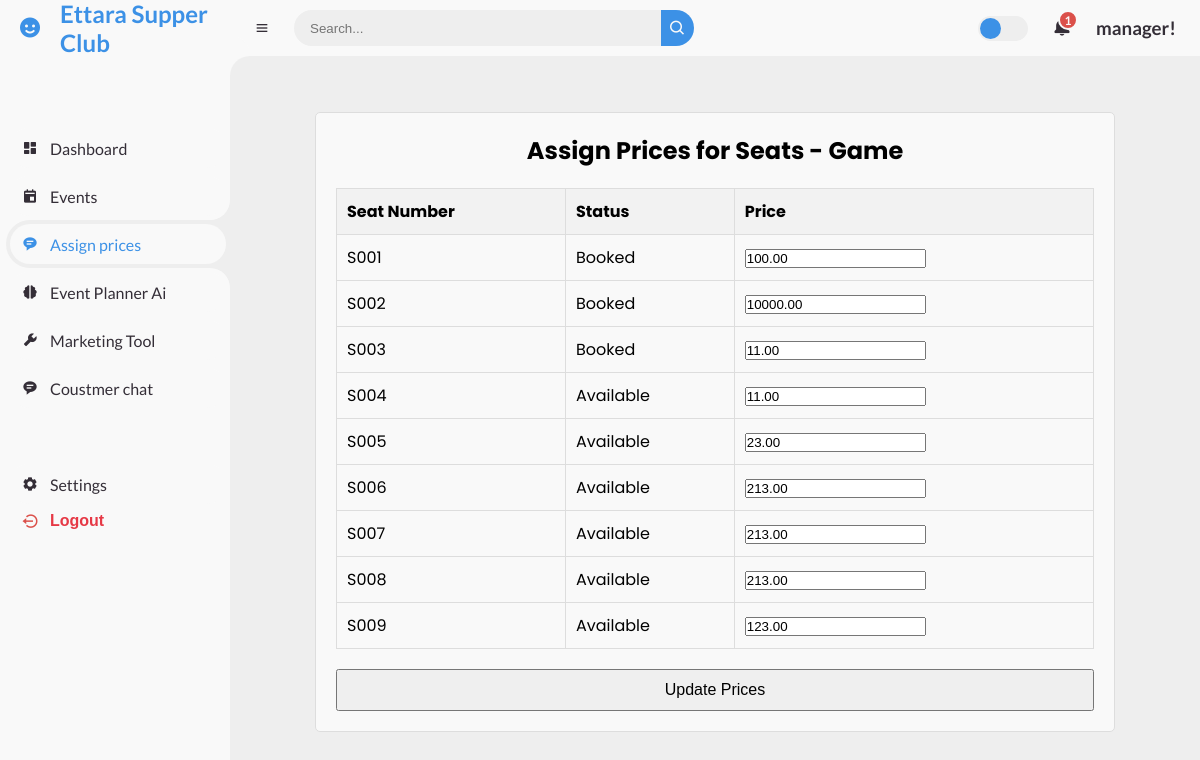
Screenshot of /manager/assign-seat-prices/10/ (signed in) with the database file from the repository.
### manager/models.py (models this page shows, shortened)
class Event(models.Model):
    title = models.CharField(max_length=100)
    description = models.TextField()
    event_date = models.DateField()  # Event Date
    event_time = models.TimeField()  # Event Time
    manager = models.ForeignKey(User, on_delete=models.CASCADE)
    is_ongoing = models.BooleanField(default=True)
    is_public = models.BooleanField(default=True)
    number_of_seats = models.PositiveIntegerField(default=0)  # Number of seats for the event
    photo_url = models.URLField(max_length=300, blank=True, null=True)  # Photo URL

### customer/models.py (models this page shows, shortened)
class Seat(models.Model):
    event = models.ForeignKey(Event, on_delete=models.CASCADE)  # Connect seat to an event
    seat_number = models.CharField(max_length=10, unique=True)  # Ensure unique seat numbers
    is_booked = models.BooleanField(default=False)
    is_locked = models.BooleanField(default=False)
    locked_until = models.DateTimeField(null=True, blank=True)  # To store the locking time
    booked_by = models.ForeignKey(User, null=True, blank=True, on_delete=models.SET_NULL)  # Store user who booked the seat
    price = models.DecimalField(max_digits=10, decimal_places=2, default=0)  # Price of the seat

### manager/views.py (the view, shortened to what this page needs)
# urls.py: path('assign-seat-prices/<int:event_id>/', views.assign_seat_prices, name='assign_seat_prices'),
@login_required
def assign_seat_prices(request, event_id):
    event = get_object_or_404(Event, id=event_id)
    seats = Seat.objects.filter(event=event)
    return render(request, 'assign_seat_prices.html', {'event': event, 'seats': seats})

### templates/assign_seat_prices.html (shortened to what this page needs)
{% extends 'managerbase.html' %}
{% block content %}
<div class="container">
    <h2>Assign Prices for Seats - {{ event.title }}</h2>
    <form method="POST">
        <table class="table table-bordered">
            <thead>
                <tr>
                    <th>Seat Number</th>
                    <th>Status</th>
                    <th>Price</th>
                </tr>
            </thead>
            <tbody>
                {% for seat in seats %}
                <tr>
                    <td>{{ seat.seat_number }}</td>
                    <td>
                        {% if seat.is_booked %}
                            <span class="text-danger">Booked</span>
                        {% elif seat.is_locked %}
                            <span class="text-warning">Locked</span>
                        {% else %}
                            <span class="text-success">Available</span>
                        {% endif %}
                    </td>
                    <td>
                        <input type="number" name="price_{{ seat.id }}" value="{{ seat.price|default:0 }}" step="0.01" min="0" class="form-control" required>
                    </td>
                </tr>
                {% endfor %}
            </tbody>
        </table>
        <button type="submit" class="btn btn-primary">Update Prices</button>
    </form>
</div>
{% endblock %}

### templates/managerbase.html (shortened to what this page needs)
{% load static %}
<!DOCTYPE html>
<html lang="en">
<head>
    <link rel="stylesheet" href="{% static 'club_platform/css/index.css' %}">
    <link href='https://unpkg.com/boxicons@2.0.9/css/boxicons.min.css' rel='stylesheet'>
</head>
<body class="{% block body_class %}{% endblock %}">
<section id="sidebar">
    <a href="#" class="brand">
        <i class='bx bxs-smile'></i>
        <span class="text">Ettara Supper Club</span>
    </a>
    <ul class="side-menu top">
        <li class="{% if request.path == '/manager/dashboard/' %}active{% endif %}">
            <a href="/manager/dashboard/">
                <i class='bx bxs-dashboard'></i>
                <span class="text">Dashboard</span>
            </a>
        </li>
        <li class="{% if request.path == '/manager/events/' %}active{% endif %}{% if request.path == '/manager/create_event/' %}active{% endif %}{% if request.path == '/manager/event/' %}active{% endif %}">
            <a href="/manager/event/">
                <i class='bx bxs-calendar-event'></i>
                <span class="text">Events</span>
            </a>
        </li>
        <li class="{% if request.path == '/manager/assign-seat-prices/10/' %}active{% endif %}">
            <a href="/manager/assign-seat-prices/10/">
                <i class='bx bxs-message-rounded-detail'></i>
                <span class="text">Assign prices</span>
            </a>
        </li>
        <li class="{% if request.path == '/manager/cafe-events-planning/' %}active{% endif %}">
            <a href="/manager/cafe-events-planning/">
                <i class='bx bxs-brain'></i>
                <span class="text">Event Planner Ai </span>
            </a>
        </li>
        <li class="{% if request.path == '/manager/massmail/' %}active{% endif %}">
            <a href="/manager/massmail/">
                <i class='bx bxs-wrench'></i>
                <span class="text">Marketing Tool</span>
            </a>
        </li>
        <li class="{% if request.path == '/manager/oneononechat/' %}active{% endif %}">
            <a href="/manager/oneononechat/">
                <i class='bx bxs-message-rounded-detail'></i>
                <span class="text">Coustmer chat</span>
            </a>
        </li>
    </ul>
    <ul class="side-menu">
        <li class="{% if request.path == '/settings/' %}active{% endif %}">
            <a href="/settings/">
                <i class='bx bxs-cog'></i>
                <span class="text">Settings</span>
            </a>
        </li>
        <li>
            <form method="post" action="{% url 'managerlogout' %}" style="display: inline;">
                <button type="submit" class="logout" style="background: none; border: none; color: inherit; cursor: pointer;">
                    <i class='bx bx-log-out-circle'></i>
                    <span class="text">Logout</span>
                </button>
            </form>
        </li>
    </ul>
</section>
    <section id="content">
        <nav >
            <i class='bx bx-menu'></i>
            <form action="#">
                <div class="form-input">
                    <input type="search" placeholder="Search...">
                    <button type="submit" class="search-btn"><i class='bx bx-search'></i></button>
                </div>
            </form>
            <label for="switch-mode" class="switch-mode"></label>
            <a href="#" class="notification">
                <span class="num">1</span>
            </a>
            <a href="#" class="profile">
                <h1>{{ user.username }}!</h1>
            </a>
        </nav>
        <main>
            {% block content %}
            {% endblock %}
        </main>
</body>
</html>

### static/club_platform/css/index.css (style rules this page uses)
* { margin: 0; padding: 0; box-sizing: border-box; }
a { text-decoration: none; }
li { list-style: none; }
:root { --poppins: "Poppins", sans-serif; --lato: "Lato", sans-serif; --light: #f9f9f9; --blue: #3c91e6; --light-blue: #cfe8ff; --grey: #eee; --dark-grey: #aaaaaa; --dark: #342e37; --red: #db504a; --yellow: #ffce26; --light-yellow: #fff2c6; --orange: #fd7238; --light-orange: #ffe0d3; }
html { overflow-x: hidden; }
body { background: var(--grey); overflow-x: hidden; }
#sidebar { position: fixed; top: 0; left: 0; width: 230px; height: 100%; background: var(--light); z-index: 2000; font-family: var(--lato); transition: 0.3s ease; overflow-x: hidden; scrollbar-width: none; }
#sidebar .brand { font-size: 24px; font-weight: 700; height: 56px; display: flex; align-items: center; color: var(--blue); position: sticky; top: 0; left: 0; background: var(--light); z-index: 500; padding-bottom: 20px; box-sizing: content-box; }
#sidebar .brand .bx { min-width: 60px; display: flex; justify-content: center; }
#sidebar .side-menu { width: 100%; margin-top: 48px; }
#sidebar .side-menu li { height: 48px; background: transparent; margin-left: 6px; border-radius: 48px 0 0 48px; padding: 4px; }
#sidebar .side-menu li.active { background: var(--grey); position: relative; }
#sidebar .side-menu li.active::before { content: ""; position: absolute; width: 40px; height: 40px; border-radius: 50%; top: -40px; right: 0; box-shadow: 20px 20px 0 var(--grey); z-index: -1; }
#sidebar .side-menu li.active::after { content: ""; position: absolute; width: 40px; height: 40px; border-radius: 50%; bottom: -40px; right: 0; box-shadow: 20px -20px 0 var(--grey); z-index: -1; }
#sidebar .side-menu li a { width: 100%; height: 100%; background: var(--light); display: flex; align-items: center; border-radius: 48px; font-size: 16px; color: var(--dark); white-space: nowrap; overflow-x: hidden; }
#sidebar .side-menu.top li.active a { color: var(--blue); }
#sidebar .side-menu li a .bx { min-width: calc(60px - ((4px + 6px) * 2)); display: flex; justify-content: center; }
#content { position: relative; width: calc(100% - 230px); left: 230px; transition: 0.3s ease; }
#content nav { height: 56px; background: var(--light); padding: 0 24px; display: flex; align-items: center; grid-gap: 24px; font-family: var(--lato); position: sticky; top: 0; left: 0; z-index: 1000; }
#content nav::before { content: ""; position: absolute; width: 40px; height: 40px; bottom: -40px; left: 0; border-radius: 50%; box-shadow: -20px -20px 0 var(--light); }
#content nav a { color: var(--dark); }
#content nav .bx.bx-menu { cursor: pointer; color: var(--dark); }
#content nav form { max-width: 400px; width: 100%; margin-right: auto; }
#content nav form .form-input { display: flex; align-items: center; height: 36px; }
#content nav form .form-input input { flex-grow: 1; padding: 0 16px; height: 100%; border: none; background: var(--grey); border-radius: 36px 0 0 36px; outline: none; width: 100%; color: var(--dark); }
#content nav form .form-input button { width: 36px; height: 100%; display: flex; justify-content: center; align-items: center; background: var(--blue); color: var(--light); font-size: 18px; border: none; outline: none; border-radius: 0 36px 36px 0; cursor: pointer; }
#content nav .notification { font-size: 20px; position: relative; }
#content nav .notification .num { position: absolute; top: -6px; right: -6px; width: 20px; height: 20px; border-radius: 50%; border: 2px solid var(--light); background: var(--red); color: var(--light); font-weight: 700; font-size: 12px; display: flex; justify-content: center; align-items: center; }
#content nav .switch-mode { display: block; min-width: 50px; height: 25px; border-radius: 25px; background: var(--grey); cursor: pointer; position: relative; }
#content nav .switch-mode::before { content: ""; position: absolute; top: 2px; left: 2px; bottom: 2px; width: calc(25px - 4px); background: var(--blue); border-radius: 50%; transition: all 0.3s ease; }
#content main { width: 100%; padding: 36px 24px; font-family: var(--poppins); max-height: calc(100vh - 56px); overflow-y: auto; }
.logout { display: flex; align-items: center; color: #e63946; }
.logout i { min-width: calc(60px - ((4px + 6px) * 2)); display: flex; justify-content: center; color: var(--red); font-size: 18px; }
.logout span { font-size: 16px; color: #e63946; font-weight: bold; }
ul { list-style-type: none; padding: 0; margin: 0; }

### rows the page displays
Event: title "Game"
Seat: seat_number "S001", is_booked "Booked", price "100.00"
Seat: seat_number "S002", is_booked "Booked", price "10000.00"
Seat: seat_number "S003", is_booked "Booked", price "11.00"
Seat: seat_number "S004", is_booked "Available", price "11.00"
Seat: seat_number "S005", is_booked "Available", price "23.00"
Seat: seat_number "S006", is_booked "Available", price "213.00"
Seat: seat_number "S007", is_booked "Available", price "213.00"
Seat: seat_number "S008", is_booked "Available", price "213.00"
Seat: seat_number "S009", is_booked "Available", price "123.00"

### other values shown
{{ user.username }} "manager"
